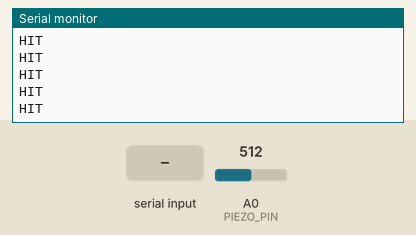
Recording of a sketch running on a simulated Arduino Uno, built with avr-gcc and run on an emulated ATmega328P. Parts: the last lines printed to the serial monitor. Inputs (shaded band) come from the test bench; at power-on: A0 (PIEZO_PIN) = 512.

Above: at 1.2 s.
1.3 s: "T:150\n" received over Serial
At 1.31 s:
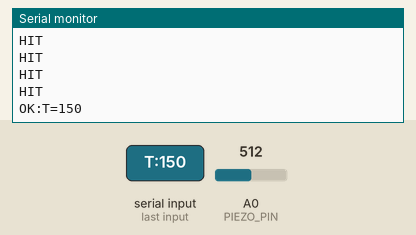
2.8 s: "R:300\n" received over Serial
4.3 s: "R:\n" received over Serial
At 4.42 s:
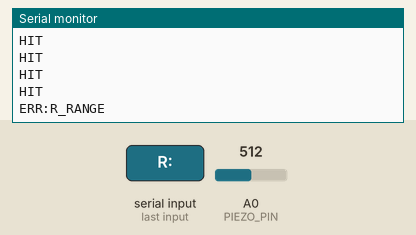
5.8 s: "STATUS\n" received over Serial
At 5.92 s:
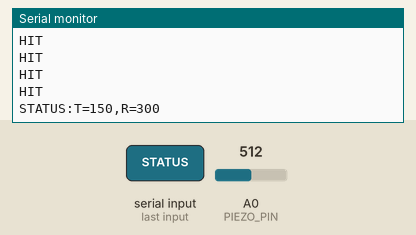

The sketch:

piezo_hit_detector.ino
```cpp
/*
 * Piezo Hit Detector - Arduino Kodu
 *
 * Piezo sensörden vuruş algılar ve Serial üzerinden "HIT\n" gönderir.
 * Debounce/refractory period ile spam engeller.
 *
 * Serial komutlarla uzaktan ayar yapılabilir:
 *   T:150  → threshold = 150
 *   R:300  → refractory = 300ms
 *
 * Bağlantı:
 *   - Piezo (+) → A0
 *   - Piezo (-) → GND
 *   - 1M ohm direnç A0 ve GND arasına (paralel)
 */

const int PIEZO_PIN = A0;                   // Piezo sensör pini

// Uzaktan ayarlanabilir parametreler (const değil!)
int hitThreshold = 100;                     // Algılama eşiği (0-1023)
unsigned long refractoryMs = 200;           // Hit sonrası bekleme süresi (ms)

unsigned long lastHitTime = 0;

// Serial komut buffer
String cmdBuffer = "";

void setup() {
  Serial.begin(9600);

  // Başlangıç mesajı
  Serial.println("READY");
}

void loop() {
  // === 1) Serial komutları kontrol et ===
  while (Serial.available() > 0) {
    char c = Serial.read();

    if (c == '\n' || c == '\r') {
      if (cmdBuffer.length() > 0) {
        processCommand(cmdBuffer);
        cmdBuffer = "";
      }
    } else {
      cmdBuffer += c;

      // Buffer overflow koruması
      if (cmdBuffer.length() > 20) {
        cmdBuffer = "";
      }
    }
  }

  // === 2) Piezo değerini oku ===
  int piezoValue = analogRead(PIEZO_PIN);

  // Eşik kontrolü
  if (piezoValue > hitThreshold) {
    unsigned long currentTime = millis();

    // Refractory period kontrolü (debounce)
    if (currentTime - lastHitTime > refractoryMs) {
      // HIT gönder
      Serial.println("HIT");
      lastHitTime = currentTime;
    }
  }

  // Küçük gecikme (CPU kullanımını azaltmak için)
  delay(1);
}

/**
 * Serial komutları işle
 * Format: "T:150" veya "R:300"
 */
void processCommand(String cmd) {
  cmd.trim();

  if (cmd.startsWith("T:")) {
    // Threshold ayarla
    int val = cmd.substring(2).toInt();
    if (val >= 0 && val <= 1023) {
      hitThreshold = val;
      Serial.print("OK:T=");
      Serial.println(hitThreshold);
    } else {
      Serial.println("ERR:T_RANGE");
    }
  }
  else if (cmd.startsWith("R:")) {
    // Refractory ayarla
    int val = cmd.substring(2).toInt();
    if (val >= 50 && val <= 5000) {
      refractoryMs = (unsigned long)val;
      Serial.print("OK:R=");
      Serial.println(refractoryMs);
    } else {
      Serial.println("ERR:R_RANGE");
    }
  }
  else if (cmd == "STATUS") {
    // Mevcut değerleri bildir
    Serial.print("STATUS:T=");
    Serial.print(hitThreshold);
    Serial.print(",R=");
    Serial.println(refractoryMs);
  }
}
```

Measured:
- after the input at 1.3 s, the serial monitor: prints a new line at once (image 1)
- after the input at 4.3 s, the serial monitor: prints a new line at once (image 2)
- after the input at 5.8 s, the serial monitor: prints a new line at once (image 3)
